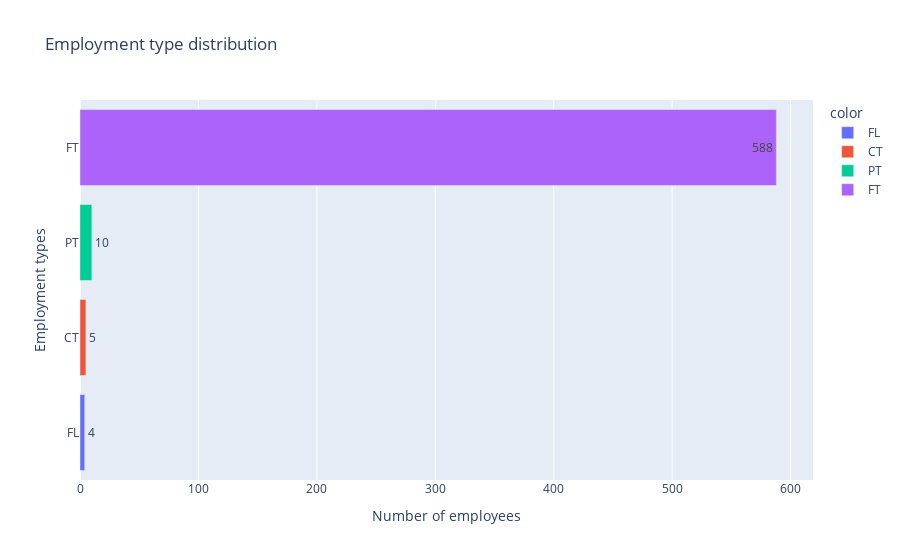

Write notebook code for a chart like this one.
### Markdown cell above
### 2.1.3 Employment Type<a class="anchor" id="EmploymentType"></a>

According to definitions, there are 4 employment types here, each are:
* PT: Part-time
* FT: Full-time
* CT: Contract
* FL: Freelance

### Code cell
emp_type = df['employment_type'].value_counts()
emp_type.sort_values(inplace=True)

fig = px.bar(x=emp_type.values, 
             y=emp_type.index, 
             color = emp_type.index,
             text = emp_type.values,
             title= "Employment type distribution",
             labels={
                     "x": "Number of employees",
                     "y": "Employment types"
                 },
             orientation='h')

fig.show()

### Figure 1 — Plotly figure (JSON) as saved in the notebook; plotly's stock layout.template omitted (floating-point values rounded to 4 significant figures)
{"data": [{"alignmentgroup": "True", "hovertemplate": "color=FL<br>Number of employees=%{x}<br>Employment types=%{y}<br>text=%{text}<extra></extra>", "legendgroup": "FL", "marker": {"color": "#636efa", "pattern": {"shape": ""}}, "name": "FL", "offsetgroup": "FL", "orientation": "h", "showlegend": true, "text": [4], "textposition": "auto", "type": "bar", "x": [4], "xaxis": "x", "y": ["FL"], "yaxis": "y"}, {"alignmentgroup": "True", "hovertemplate": "color=CT<br>Number of employees=%{x}<br>Employment types=%{y}<br>text=%{text}<extra></extra>", "legendgroup": "CT", "marker": {"color": "#EF553B", "pattern": {"shape": ""}}, "name": "CT", "offsetgroup": "CT", "orientation": "h", "showlegend": true, "text": [5], "textposition": "auto", "type": "bar", "x": [5], "xaxis": "x", "y": ["CT"], "yaxis": "y"}, {"alignmentgroup": "True", "hovertemplate": "color=PT<br>Number of employees=%{x}<br>Employment types=%{y}<br>text=%{text}<extra></extra>", "legendgroup": "PT", "marker": {"color": "#00cc96", "pattern": {"shape": ""}}, "name": "PT", "offsetgroup": "PT", "orientation": "h", "showlegend": true, "text": [10], "textposition": "auto", "type": "bar", "x": [10], "xaxis": "x", "y": ["PT"], "yaxis": "y"}, {"alignmentgroup": "True", "hovertemplate": "color=FT<br>Number of employees=%{x}<br>Employment types=%{y}<br>text=%{text}<extra></extra>", "legendgroup": "FT", "marker": {"color": "#ab63fa", "pattern": {"shape": ""}}, "name": "FT", "offsetgroup": "FT", "orientation": "h", "showlegend": true, "text": [588], "textposition": "auto", "type": "bar", "x": [588], "xaxis": "x", "y": ["FT"], "yaxis": "y"}], "layout": {"barmode": "relative", "legend": {"title": {"text": "color"}, "tracegroupgap": 0}, "title": {"text": "Employment type distribution"}, "xaxis": {"anchor": "y", "domain": [0, 1], "title": {"text": "Number of employees"}}, "yaxis": {"anchor": "x", "domain": [0, 1], "title": {"text": "Employment types"}}}}
